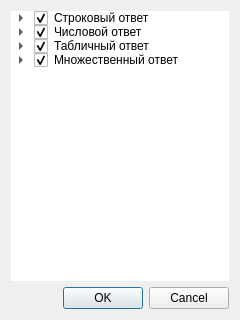
<?xml version="1.0" encoding="UTF-8"?>
<ui version="4.0">
 <class>Filter</class>
 <widget class="QDialog" name="Filter">
  <property name="geometry">
   <rect>
    <x>0</x>
    <y>0</y>
    <width>240</width>
    <height>320</height>
   </rect>
  </property>
  <property name="windowTitle">
   <string>Фильтр</string>
  </property>
  <layout class="QGridLayout" name="gridLayout">
   <item row="1" column="0">
    <widget class="QDialogButtonBox" name="buttonBox">
     <property name="orientation">
      <enum>Qt::Horizontal</enum>
     </property>
     <property name="standardButtons">
      <set>QDialogButtonBox::Cancel|QDialogButtonBox::Ok</set>
     </property>
    </widget>
   </item>
   <item row="0" column="0">
    <widget class="QTreeWidget" name="treeWidget">
     <property name="frameShape">
      <enum>QFrame::NoFrame</enum>
     </property>
     <property name="frameShadow">
      <enum>QFrame::Sunken</enum>
     </property>
     <property name="animated">
      <bool>true</bool>
     </property>
     <property name="allColumnsShowFocus">
      <bool>false</bool>
     </property>
     <property name="wordWrap">
      <bool>false</bool>
     </property>
     <property name="headerHidden">
      <bool>true</bool>
     </property>
     <column>
      <property name="text">
       <string>1</string>
      </property>
     </column>
     <item>
      <property name="text">
       <string>Строковый ответ</string>
      </property>
      <property name="checkState">
       <enum>Checked</enum>
      </property>
      <item>
       <property name="text">
        <string>Строковый ответ</string>
       </property>
       <property name="checkState">
        <enum>Checked</enum>
       </property>
      </item>
      <item>
       <property name="text">
        <string>Вставить пропущенное слово</string>
       </property>
       <property name="checkState">
        <enum>Checked</enum>
       </property>
      </item>
     </item>
     <item>
      <property name="text">
       <string>Числовой ответ</string>
      </property>
      <property name="checkState">
       <enum>Checked</enum>
      </property>
      <item>
       <property name="text">
        <string>Числовой ответ целочисленное</string>
       </property>
       <property name="checkState">
        <enum>Checked</enum>
       </property>
      </item>
      <item>
       <property name="text">
        <string>Числовой ответ дробное</string>
       </property>
       <property name="checkState">
        <enum>Checked</enum>
       </property>
      </item>
      <item>
       <property name="text">
        <string>Числовой ответ с рисунком</string>
       </property>
       <property name="checkState">
        <enum>Checked</enum>
       </property>
      </item>
     </item>
     <item>
      <property name="text">
       <string>Табличный ответ</string>
      </property>
      <property name="checkState">
       <enum>Checked</enum>
      </property>
      <item>
       <property name="text">
        <string>Сопоставление(термины, определения)</string>
       </property>
       <property name="checkState">
        <enum>Checked</enum>
       </property>
      </item>
      <item>
       <property name="text">
        <string>Сопоставление(термины, рисунок)</string>
       </property>
       <property name="checkState">
        <enum>Checked</enum>
       </property>
      </item>
      <item>
       <property name="text">
        <string>Вставить пропущенное слово</string>
       </property>
       <property name="checkState">
        <enum>Checked</enum>
       </property>
      </item>
     </item>
     <item>
      <property name="text">
       <string>Множественный ответ</string>
      </property>
      <property name="checkState">
       <enum>Checked</enum>
      </property>
      <item>
       <property name="text">
        <string>3 верных</string>
       </property>
       <property name="checkState">
        <enum>Checked</enum>
       </property>
      </item>
      <item>
       <property name="text">
        <string>3 неверных</string>
       </property>
       <property name="checkState">
        <enum>Checked</enum>
       </property>
      </item>
     </item>
    </widget>
   </item>
  </layout>
 </widget>
 <resources/>
 <connections>
  <connection>
   <sender>buttonBox</sender>
   <signal>accepted()</signal>
   <receiver>Filter</receiver>
   <slot>accept()</slot>
   <hints>
    <hint type="sourcelabel">
     <x>248</x>
     <y>254</y>
    </hint>
    <hint type="destinationlabel">
     <x>157</x>
     <y>274</y>
    </hint>
   </hints>
  </connection>
  <connection>
   <sender>buttonBox</sender>
   <signal>rejected()</signal>
   <receiver>Filter</receiver>
   <slot>reject()</slot>
   <hints>
    <hint type="sourcelabel">
     <x>316</x>
     <y>260</y>
    </hint>
    <hint type="destinationlabel">
     <x>286</x>
     <y>274</y>
    </hint>
   </hints>
  </connection>
 </connections>
</ui>
